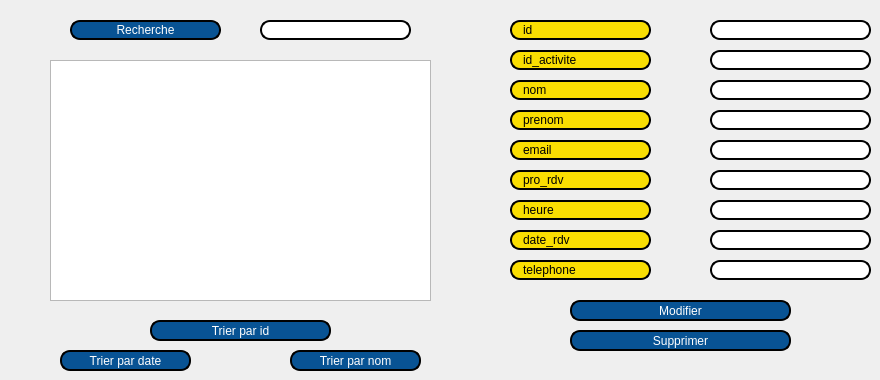
     <widget class="QWidget" name="tab_8">
      <attribute name="title">
       <string>Afficher les rendezvous</string>
      </attribute>
      <widget class="QTableView" name="tabrdv">
       <property name="geometry">
        <rect>
         <x>50</x>
         <y>60</y>
         <width>381</width>
         <height>241</height>
        </rect>
       </property>
      </widget>
      <widget class="QLineEdit" name="id_activite_modifier">
       <property name="geometry">
        <rect>
         <x>710</x>
         <y>50</y>
         <width>161</width>
         <height>20</height>
        </rect>
       </property>
       <property name="styleSheet">
        <string notr="true">border: 2px solid black;
font: 75 8pt &quot;MS Shell Dlg 2&quot;;
border-radius: 10px;
padding: 0 8px;
background: white;
font: bold, &quot;Comic Sans MS&quot;;;
text-align:center;</string>
       </property>
      </widget>
      <widget class="QLineEdit" name="nom_rdv_modifier">
       <property name="geometry">
        <rect>
         <x>710</x>
         <y>80</y>
         <width>161</width>
         <height>20</height>
        </rect>
       </property>
       <property name="styleSheet">
        <string notr="true">border: 2px solid black;
font: 75 8pt &quot;MS Shell Dlg 2&quot;;
border-radius: 10px;
padding: 0 8px;
background: white;
font: bold, &quot;Comic Sans MS&quot;;;
text-align:center;</string>
       </property>
      </widget>
      <widget class="QLabel" name="label_30">
       <property name="geometry">
        <rect>
         <x>510</x>
         <y>200</y>
         <width>141</width>
         <height>20</height>
        </rect>
       </property>
       <property name="styleSheet">
        <string notr="true">border: 2px solid black;
font: 75 8pt &quot;MS Shell Dlg 2&quot;;
border-radius: 10px;
padding: 0 8px;
background: #fade02;
font: bold, &quot;Comic Sans MS&quot;;;
text-align:center;</string>
       </property>
       <property name="text">
        <string>heure</string>
       </property>
      </widget>
      <widget class="QLabel" name="label_26">
       <property name="geometry">
        <rect>
         <x>510</x>
         <y>170</y>
         <width>141</width>
         <height>20</height>
        </rect>
       </property>
       <property name="styleSheet">
        <string notr="true">border: 2px solid black;
font: 75 8pt &quot;MS Shell Dlg 2&quot;;
border-radius: 10px;
padding: 0 8px;
background: #fade02;
font: bold, &quot;Comic Sans MS&quot;;;
text-align:center;</string>
       </property>
       <property name="text">
        <string>pro_rdv</string>
       </property>
      </widget>
      <widget class="QLabel" name="label_29">
       <property name="geometry">
        <rect>
         <x>510</x>
         <y>140</y>
         <width>141</width>
         <height>20</height>
        </rect>
       </property>
       <property name="styleSheet">
        <string notr="true">border: 2px solid black;
font: 75 8pt &quot;MS Shell Dlg 2&quot;;
border-radius: 10px;
padding: 0 8px;
background: #fade02;
font: bold, &quot;Comic Sans MS&quot;;;
text-align:center;</string>
       </property>
       <property name="text">
        <string>email</string>
       </property>
      </widget>
      <widget class="QLabel" name="label_27">
       <property name="geometry">
        <rect>
         <x>510</x>
         <y>50</y>
         <width>141</width>
         <height>20</height>
        </rect>
       </property>
       <property name="styleSheet">
        <string notr="true">border: 2px solid black;
font: 75 8pt &quot;MS Shell Dlg 2&quot;;
border-radius: 10px;
padding: 0 8px;
background: #fade02;
font: bold, &quot;Comic Sans MS&quot;;;
text-align:center;</string>
       </property>
       <property name="text">
        <string>id_activite</string>
       </property>
      </widget>
      <widget class="QLineEdit" name="prenom_rdv_modifier">
       <property name="geometry">
        <rect>
         <x>710</x>
         <y>110</y>
         <width>161</width>
         <height>20</height>
        </rect>
       </property>
       <property name="styleSheet">
        <string notr="true">border: 2px solid black;
font: 75 8pt &quot;MS Shell Dlg 2&quot;;
border-radius: 10px;
padding: 0 8px;
background: white;
font: bold, &quot;Comic Sans MS&quot;;;
text-align:center;</string>
       </property>
      </widget>
      <widget class="QLineEdit" name="email_rdv_modifier">
       <property name="geometry">
        <rect>
         <x>710</x>
         <y>140</y>
         <width>161</width>
         <height>20</height>
        </rect>
       </property>
       <property name="styleSheet">
        <string notr="true">border: 2px solid black;
font: 75 8pt &quot;MS Shell Dlg 2&quot;;
border-radius: 10px;
padding: 0 8px;
background: white;
font: bold, &quot;Comic Sans MS&quot;;;
text-align:center;</string>
       </property>
      </widget>
      <widget class="QLabel" name="label_28">
       <property name="geometry">
        <rect>
         <x>510</x>
         <y>80</y>
         <width>141</width>
         <height>20</height>
        </rect>
       </property>
       <property name="styleSheet">
        <string notr="true">border: 2px solid black;
font: 75 8pt &quot;MS Shell Dlg 2&quot;;
border-radius: 10px;
padding: 0 8px;
background: #fade02;
font: bold, &quot;Comic Sans MS&quot;;;
text-align:center;</string>
       </property>
       <property name="text">
        <string>nom</string>
       </property>
      </widget>
      <widget class="QLabel" name="label_24">
       <property name="geometry">
        <rect>
         <x>510</x>
         <y>20</y>
         <width>141</width>
         <height>20</height>
        </rect>
       </property>
       <property name="styleSheet">
        <string notr="true">border: 2px solid black;
font: 75 8pt &quot;MS Shell Dlg 2&quot;;
border-radius: 10px;
padding: 0 8px;
background: #fade02;
font: bold, &quot;Comic Sans MS&quot;;;
text-align:center;</string>
       </property>
       <property name="text">
        <string>id</string>
       </property>
      </widget>
      <widget class="QLineEdit" name="heure_rdv_modifier">
       <property name="geometry">
        <rect>
         <x>710</x>
         <y>200</y>
         <width>161</width>
         <height>20</height>
        </rect>
       </property>
       <property name="styleSheet">
        <string notr="true">border: 2px solid black;
font: 75 8pt &quot;MS Shell Dlg 2&quot;;
border-radius: 10px;
padding: 0 8px;
background: white;
font: bold, &quot;Comic Sans MS&quot;;;
text-align:center;</string>
       </property>
      </widget>
      <widget class="QLabel" name="label_31">
       <property name="geometry">
        <rect>
         <x>510</x>
         <y>230</y>
         <width>141</width>
         <height>20</height>
        </rect>
       </property>
       <property name="styleSheet">
        <string notr="true">border: 2px solid black;
font: 75 8pt &quot;MS Shell Dlg 2&quot;;
border-radius: 10px;
padding: 0 8px;
background: #fade02;
font: bold, &quot;Comic Sans MS&quot;;;
text-align:center;</string>
       </property>
       <property name="text">
        <string>date_rdv</string>
       </property>
      </widget>
      <widget class="QLineEdit" name="tel_rdv_modifier">
       <property name="geometry">
        <rect>
         <x>710</x>
         <y>260</y>
         <width>161</width>
         <height>20</height>
        </rect>
       </property>
       <property name="styleSheet">
        <string notr="true">border: 2px solid black;
font: 75 8pt &quot;MS Shell Dlg 2&quot;;
border-radius: 10px;
padding: 0 8px;
background: white;
font: bold, &quot;Comic Sans MS&quot;;;
text-align:center;</string>
       </property>
      </widget>
      <widget class="QLabel" name="label_25">
       <property name="geometry">
        <rect>
         <x>510</x>
         <y>110</y>
         <width>141</width>
         <height>20</height>
        </rect>
       </property>
       <property name="styleSheet">
        <string notr="true">border: 2px solid black;
font: 75 8pt &quot;MS Shell Dlg 2&quot;;
border-radius: 10px;
padding: 0 8px;
background: #fade02;
font: bold, &quot;Comic Sans MS&quot;;;
text-align:center;</string>
       </property>
       <property name="text">
        <string>prenom</string>
       </property>
      </widget>
      <widget class="QLabel" name="label_32">
       <property name="geometry">
        <rect>
         <x>510</x>
         <y>260</y>
         <width>141</width>
         <height>20</height>
        </rect>
       </property>
       <property name="styleSheet">
        <string notr="true">border: 2px solid black;
font: 75 8pt &quot;MS Shell Dlg 2&quot;;
border-radius: 10px;
padding: 0 8px;
background: #fade02;
font: bold, &quot;Comic Sans MS&quot;;;
text-align:center;</string>
       </property>
       <property name="text">
        <string>telephone</string>
       </property>
      </widget>
      <widget class="QLineEdit" name="date_rdv_modifier">
       <property name="geometry">
        <rect>
         <x>710</x>
         <y>230</y>
         <width>161</width>
         <height>20</height>
        </rect>
       </property>
       <property name="styleSheet">
        <string notr="true">border: 2px solid black;
font: 75 8pt &quot;MS Shell Dlg 2&quot;;
border-radius: 10px;
padding: 0 8px;
background: white;
font: bold, &quot;Comic Sans MS&quot;;;
text-align:center;</string>
       </property>
      </widget>
      <widget class="QLineEdit" name="pro_rdv_modifier">
       <property name="geometry">
        <rect>
         <x>710</x>
         <y>170</y>
         <width>161</width>
         <height>20</height>
        </rect>
       </property>
       <property name="styleSheet">
        <string notr="true">border: 2px solid black;
font: 75 8pt &quot;MS Shell Dlg 2&quot;;
border-radius: 10px;
padding: 0 8px;
background: white;
font: bold, &quot;Comic Sans MS&quot;;;
text-align:center;</string>
       </property>
      </widget>
      <widget class="QPushButton" name="Modifier_rdv">
       <property name="geometry">
        <rect>
         <x>570</x>
         <y>300</y>
         <width>221</width>
         <height>21</height>
        </rect>
       </property>
       <property name="styleSheet">
        <string notr="true">border: 2px solid black;
font: 75 8pt &quot;MS Shell Dlg 2&quot;;
border-radius: 10px;
color: rgb(255, 255, 255);
padding: 0 8px;
background: #085394;
font: bold, &quot;Comic Sans MS&quot;;;
text-align:center;</string>
       </property>
       <property name="text">
        <string>Modifier</string>
       </property>
      </widget>
      <widget class="QPushButton" name="Supprimer_rdv">
       <property name="geometry">
        <rect>
         <x>570</x>
         <y>330</y>
         <width>221</width>
         <height>21</height>
        </rect>
       </property>
       <property name="styleSheet">
        <string notr="true">border: 2px solid black;
font: 75 8pt &quot;MS Shell Dlg 2&quot;;
border-radius: 10px;
color: rgb(255, 255, 255);
padding: 0 8px;
background: #085394;
font: bold, &quot;Comic Sans MS&quot;;;
text-align:center;</string>
       </property>
       <property name="text">
        <string>Supprimer</string>
       </property>
      </widget>
      <widget class="QLineEdit" name="Recherche_rdv">
       <property name="geometry">
        <rect>
         <x>260</x>
         <y>20</y>
         <width>151</width>
         <height>20</height>
        </rect>
       </property>
       <property name="styleSheet">
        <string notr="true">border: 2px solid black;
font: 75 8pt &quot;MS Shell Dlg 2&quot;;
border-radius: 10px;
padding: 0 8px;
background: white;
font: bold, &quot;Comic Sans MS&quot;;;
text-align:center;</string>
       </property>
      </widget>
      <widget class="QPushButton" name="pushButton">
       <property name="geometry">
        <rect>
         <x>70</x>
         <y>20</y>
         <width>151</width>
         <height>20</height>
        </rect>
       </property>
       <property name="styleSheet">
        <string notr="true">border: 2px solid black;
font: 75 8pt &quot;MS Shell Dlg 2&quot;;
border-radius: 10px;
color: rgb(255, 255, 255);
padding: 0 8px;
background: #085394;
font: bold, &quot;Comic Sans MS&quot;;;
text-align:center;</string>
       </property>
       <property name="text">
        <string>Recherche</string>
       </property>
      </widget>
      <widget class="QPushButton" name="tri_rdv">
       <property name="geometry">
        <rect>
         <x>60</x>
         <y>350</y>
         <width>131</width>
         <height>21</height>
        </rect>
       </property>
       <property name="styleSheet">
        <string notr="true">border: 2px solid black;
font: 75 8pt &quot;MS Shell Dlg 2&quot;;
border-radius: 10px;
color: rgb(255, 255, 255);
padding: 0 8px;
background: #085394;
font: bold, &quot;Comic Sans MS&quot;;;
text-align:center;</string>
       </property>
       <property name="text">
        <string>Trier par date</string>
       </property>
      </widget>
      <widget class="QLineEdit" name="id_rdv_modifier">
       <property name="geometry">
        <rect>
         <x>710</x>
         <y>20</y>
         <width>161</width>
         <height>20</height>
        </rect>
       </property>
       <property name="styleSheet">
        <string notr="true">border: 2px solid black;
font: 75 8pt &quot;MS Shell Dlg 2&quot;;
border-radius: 10px;
padding: 0 8px;
background: white;
font: bold, &quot;Comic Sans MS&quot;;;
text-align:center;</string>
       </property>
      </widget>
      <widget class="QPushButton" name="tri_rdv_id">
       <property name="geometry">
        <rect>
         <x>150</x>
         <y>320</y>
         <width>181</width>
         <height>21</height>
        </rect>
       </property>
       <property name="styleSheet">
        <string notr="true">border: 2px solid black;
font: 75 8pt &quot;MS Shell Dlg 2&quot;;
border-radius: 10px;
color: rgb(255, 255, 255);
padding: 0 8px;
background: #085394;
font: bold, &quot;Comic Sans MS&quot;;;
text-align:center;</string>
       </property>
       <property name="text">
        <string>Trier par id</string>
       </property>
      </widget>
      <widget class="QPushButton" name="Tri_nom_rdv">
       <property name="geometry">
        <rect>
         <x>290</x>
         <y>350</y>
         <width>131</width>
         <height>21</height>
        </rect>
       </property>
       <property name="styleSheet">
        <string notr="true">border: 2px solid black;
font: 75 8pt &quot;MS Shell Dlg 2&quot;;
border-radius: 10px;
color: rgb(255, 255, 255);
padding: 0 8px;
background: #085394;
font: bold, &quot;Comic Sans MS&quot;;;
text-align:center;</string>
       </property>
       <property name="text">
        <string>Trier par nom</string>
       </property>
      </widget>
     </widget>
